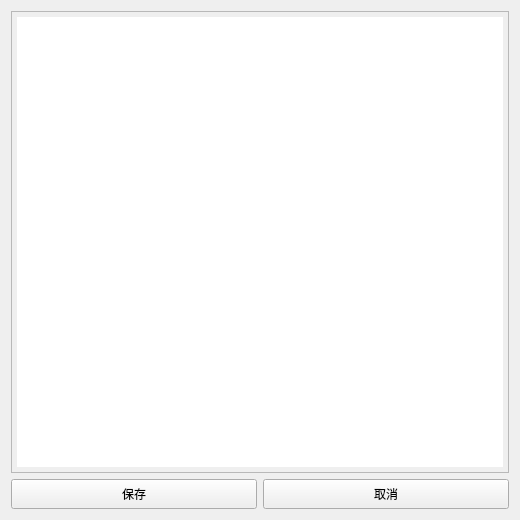
<?xml version="1.0" encoding="UTF-8"?>
<ui version="4.0">
 <class>create</class>
 <widget class="QWidget" name="create">
  <property name="geometry">
   <rect>
    <x>0</x>
    <y>0</y>
    <width>520</width>
    <height>520</height>
   </rect>
  </property>
  <property name="minimumSize">
   <size>
    <width>520</width>
    <height>520</height>
   </size>
  </property>
  <property name="maximumSize">
   <size>
    <width>520</width>
    <height>16777215</height>
   </size>
  </property>
  <property name="windowTitle">
   <string>新建</string>
  </property>
  <property name="styleSheet">
   <string notr="true">* {
    font-size: 16;
    font-family: 'Cascadia Code PL', consolas, '微软雅黑';
    padding: 5px;
}
</string>
  </property>
  <layout class="QVBoxLayout" name="verticalLayout">
   <item>
    <widget class="QPlainTextEdit" name="content"/>
   </item>
   <item>
    <layout class="QHBoxLayout" name="btn_group">
     <item>
      <widget class="QPushButton" name="save">
       <property name="text">
        <string>保存</string>
       </property>
      </widget>
     </item>
     <item>
      <widget class="QPushButton" name="cancel">
       <property name="text">
        <string>取消</string>
       </property>
      </widget>
     </item>
    </layout>
   </item>
  </layout>
 </widget>
 <resources/>
 <connections/>
</ui>
